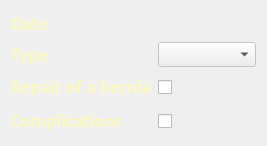
     <widget class="QWidget" name="layoutWidget">
      <property name="geometry">
       <rect>
        <x>370</x>
        <y>110</y>
        <width>267</width>
        <height>144</height>
       </rect>
      </property>
      <layout class="QFormLayout" name="Surgery_details_layout">
       <item row="0" column="0">
        <widget class="QLabel" name="L_date">
         <property name="font">
          <font>
           <family>Calibri</family>
           <pointsize>14</pointsize>
           <weight>75</weight>
           <italic>false</italic>
           <bold>true</bold>
          </font>
         </property>
         <property name="text">
          <string>&lt;html&gt;&lt;head/&gt;&lt;body&gt;&lt;p&gt;&lt;span style=&quot; color:#fbf8be;&quot;&gt;Date&lt;/span&gt;&lt;/p&gt;&lt;/body&gt;&lt;/html&gt;</string>
         </property>
        </widget>
       </item>
       <item row="0" column="1">
        <widget class="QLabel" name="date_lable_edit_2">
         <property name="font">
          <font>
           <family>Calibri</family>
           <pointsize>13</pointsize>
           <weight>50</weight>
           <italic>false</italic>
           <bold>false</bold>
          </font>
         </property>
         <property name="styleSheet">
          <string notr="true">color: rgb(251, 248, 190);</string>
         </property>
         <property name="text">
          <string/>
         </property>
        </widget>
       </item>
       <item row="1" column="0">
        <widget class="QLabel" name="L_type">
         <property name="font">
          <font>
           <family>Calibri</family>
           <pointsize>14</pointsize>
           <weight>75</weight>
           <italic>false</italic>
           <bold>true</bold>
          </font>
         </property>
         <property name="text">
          <string>&lt;html&gt;&lt;head/&gt;&lt;body&gt;&lt;p&gt;&lt;span style=&quot; color:#fbf8be;&quot;&gt;Type&lt;/span&gt;&lt;/p&gt;&lt;/body&gt;&lt;/html&gt;</string>
         </property>
        </widget>
       </item>
       <item row="1" column="1">
        <widget class="QComboBox" name="Type_CB">
         <property name="enabled">
          <bool>false</bool>
         </property>
         <property name="font">
          <font>
           <family>Calibri</family>
           <pointsize>10</pointsize>
           <weight>50</weight>
           <italic>false</italic>
           <bold>false</bold>
          </font>
         </property>
         <property name="styleSheet">
          <string notr="true">background-color: rgb(238, 238, 238);
color: rgb(0, 0, 0);</string>
         </property>
        </widget>
       </item>
       <item row="2" column="0">
        <widget class="QLabel" name="L_hernia">
         <property name="font">
          <font>
           <family>Calibri</family>
           <pointsize>14</pointsize>
           <weight>75</weight>
           <italic>false</italic>
           <bold>true</bold>
          </font>
         </property>
         <property name="text">
          <string>&lt;html&gt;&lt;head/&gt;&lt;body&gt;&lt;p&gt;&lt;span style=&quot; color:#fbf8be;&quot;&gt;Repair of a hernia&lt;/span&gt;&lt;/p&gt;&lt;/body&gt;&lt;/html&gt;</string>
         </property>
        </widget>
       </item>
       <item row="3" column="0">
        <widget class="QLabel" name="L_comp">
         <property name="font">
          <font>
           <family>Calibri</family>
           <pointsize>14</pointsize>
           <weight>75</weight>
           <italic>false</italic>
           <bold>true</bold>
          </font>
         </property>
         <property name="text">
          <string>&lt;html&gt;&lt;head/&gt;&lt;body&gt;&lt;p&gt;&lt;span style=&quot; color:#fbf8be;&quot;&gt;Complications&lt;/span&gt;&lt;/p&gt;&lt;/body&gt;&lt;/html&gt;</string>
         </property>
        </widget>
       </item>
       <item row="2" column="1">
        <widget class="QCheckBox" name="hernia_checkBox">
         <property name="enabled">
          <bool>true</bool>
         </property>
         <property name="sizePolicy">
          <sizepolicy hsizetype="Minimum" vsizetype="Fixed">
           <horstretch>0</horstretch>
           <verstretch>0</verstretch>
          </sizepolicy>
         </property>
         <property name="minimumSize">
          <size>
           <width>0</width>
           <height>28</height>
          </size>
         </property>
         <property name="maximumSize">
          <size>
           <width>119</width>
           <height>13</height>
          </size>
         </property>
         <property name="font">
          <font>
           <pointsize>15</pointsize>
           <weight>75</weight>
           <bold>true</bold>
          </font>
         </property>
         <property name="styleSheet">
          <string notr="true">color: rgb(255, 255, 255);</string>
         </property>
         <property name="text">
          <string/>
         </property>
         <property name="iconSize">
          <size>
           <width>40</width>
           <height>40</height>
          </size>
         </property>
        </widget>
       </item>
       <item row="3" column="1">
        <widget class="QCheckBox" name="Complications_checkBox">
         <property name="enabled">
          <bool>true</bool>
         </property>
         <property name="sizePolicy">
          <sizepolicy hsizetype="Minimum" vsizetype="Fixed">
           <horstretch>0</horstretch>
           <verstretch>0</verstretch>
          </sizepolicy>
         </property>
         <property name="minimumSize">
          <size>
           <width>0</width>
           <height>28</height>
          </size>
         </property>
         <property name="maximumSize">
          <size>
           <width>119</width>
           <height>13</height>
          </size>
         </property>
         <property name="font">
          <font>
           <pointsize>15</pointsize>
           <weight>75</weight>
           <bold>true</bold>
          </font>
         </property>
         <property name="styleSheet">
          <string notr="true">color: rgb(255, 255, 255);</string>
         </property>
         <property name="text">
          <string/>
         </property>
         <property name="iconSize">
          <size>
           <width>40</width>
           <height>40</height>
          </size>
         </property>
        </widget>
       </item>
      </layout>
     </widget>
